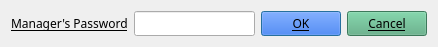
<?xml version="1.0" encoding="UTF-8"?>
<ui version="4.0">
 <class>managerPass</class>
 <widget class="QDialog" name="managerPass">
  <property name="geometry">
   <rect>
    <x>0</x>
    <y>0</y>
    <width>438</width>
    <height>44</height>
   </rect>
  </property>
  <property name="font">
   <font>
    <family>Kozuka Gothic Pr6N B</family>
    <underline>true</underline>
   </font>
  </property>
  <property name="windowTitle">
   <string>Manager's Password</string>
  </property>
  <property name="windowIcon">
   <iconset>
    <activeon>:/paborito Logo.png</activeon>
   </iconset>
  </property>
  <layout class="QGridLayout" name="gridLayout">
   <item row="0" column="1">
    <widget class="QLineEdit" name="lineEdit_Password">
     <property name="font">
      <font>
       <underline>false</underline>
      </font>
     </property>
     <property name="echoMode">
      <enum>QLineEdit::Password</enum>
     </property>
    </widget>
   </item>
   <item row="0" column="0">
    <widget class="QLabel" name="label">
     <property name="text">
      <string>Manager's Password</string>
     </property>
    </widget>
   </item>
   <item row="0" column="2">
    <widget class="QPushButton" name="pushButton_OK">
     <property name="font">
      <font>
       <underline>true</underline>
      </font>
     </property>
     <property name="styleSheet">
      <string notr="true">background-color: rgb(0, 85, 255);</string>
     </property>
     <property name="text">
      <string>OK</string>
     </property>
    </widget>
   </item>
   <item row="0" column="3">
    <widget class="QPushButton" name="pushButton_Cancel">
     <property name="font">
      <font>
       <underline>true</underline>
      </font>
     </property>
     <property name="styleSheet">
      <string notr="true">background-color: rgb(85, 170, 127);</string>
     </property>
     <property name="text">
      <string>Cancel</string>
     </property>
    </widget>
   </item>
  </layout>
 </widget>
 <resources/>
 <connections/>
</ui>
